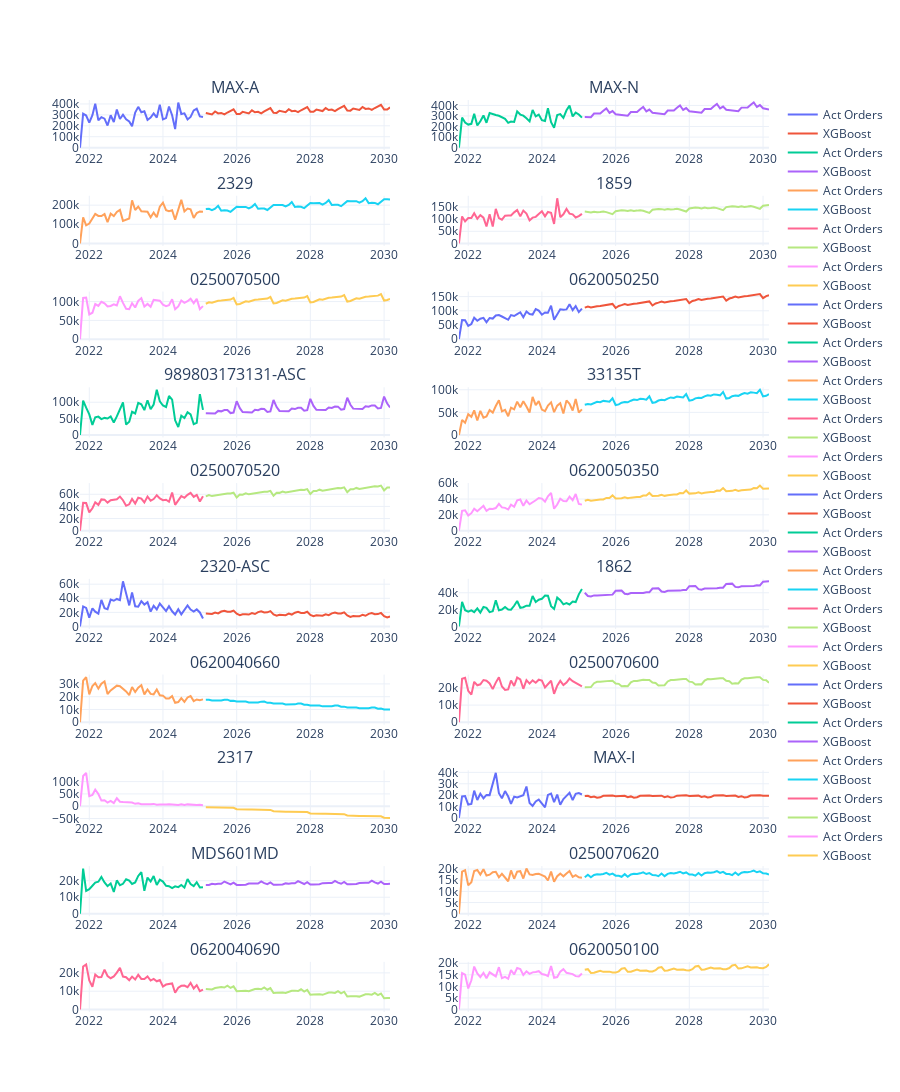

Notebook code for this chart:
### Code cell
fdf=pl.DataFrame({'SALES_DATE':pl.date_range(today.replace(day=1),today.replace(day=1)+relativedelta(months=60), "1mo",eager=True)})
fp=preprocess1(fdf)
page = []
for i in cc['CatalogNumber'][:20]:
    with open(f'models/{i}.pkl','rb') as f:
        pr=pickle.load(f)
    pred=pr.predict(fp[['month','days']].to_pandas())
    page.append(pplot(df1,pred,i))
rows = math.ceil(len(page) / 2)
fig1 = make_subplots(rows=rows, cols=2,subplot_titles=[i for i in cc['CatalogNumber'][:20]])
for i, chart in enumerate(page):
    fig1.add_traces([chart.data[0],chart.data[1]],rows=math.floor((i+2)/2), cols=i%2+1)
fig1.update_layout(height=2200)
fig1.show()
